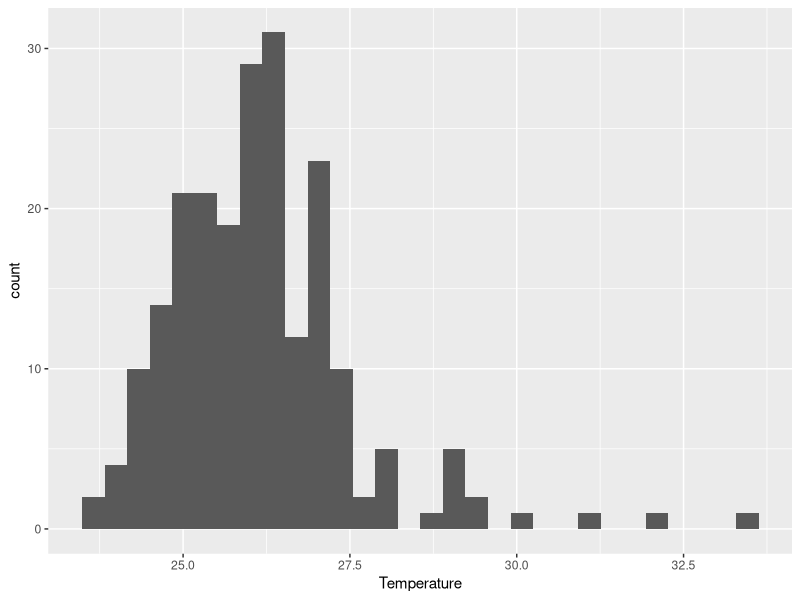
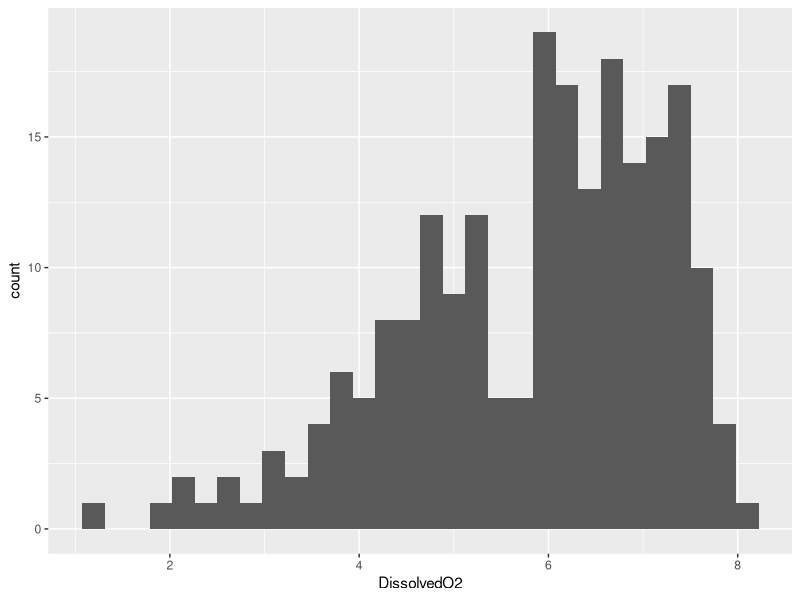
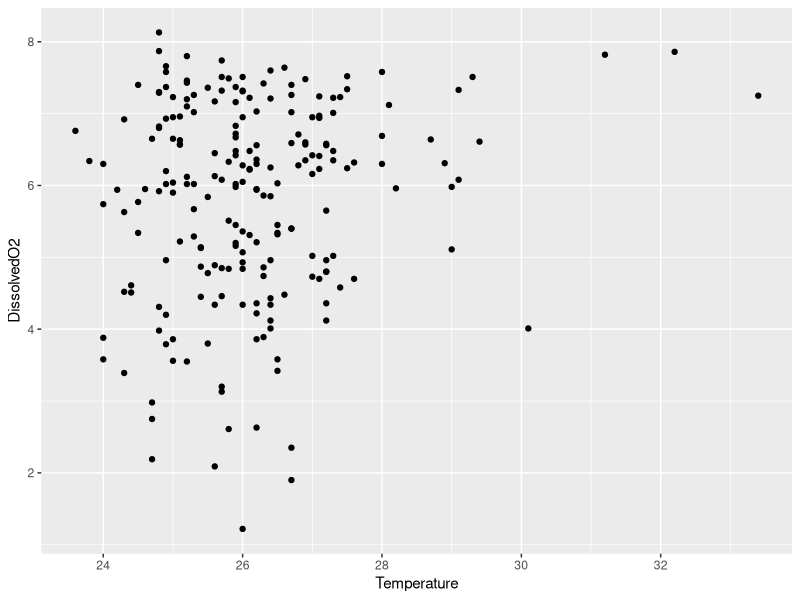
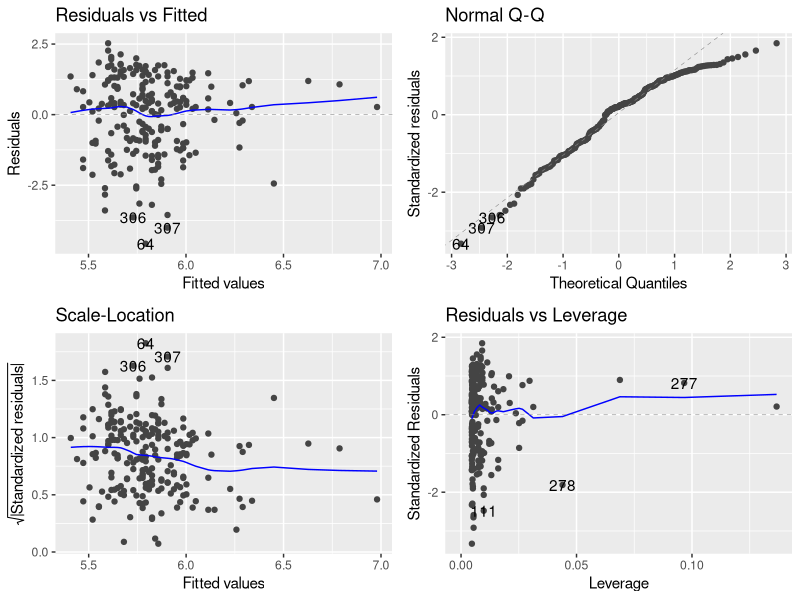
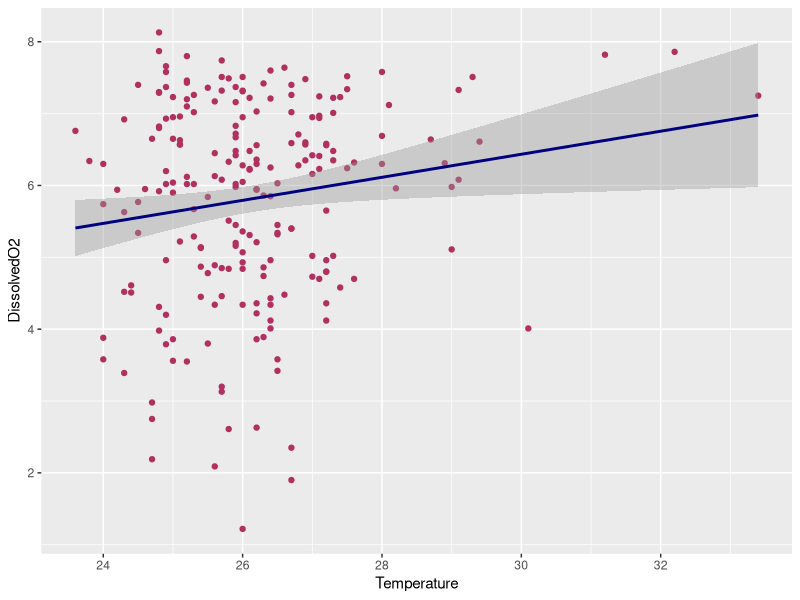
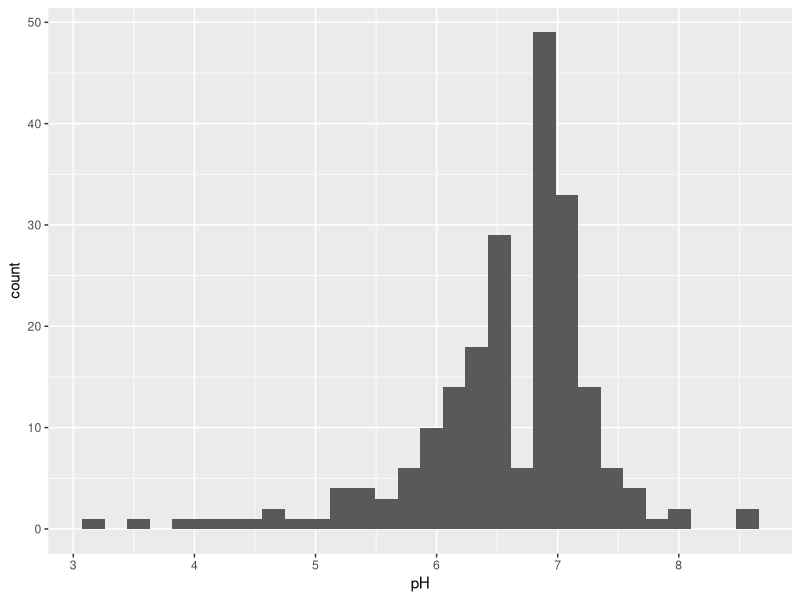
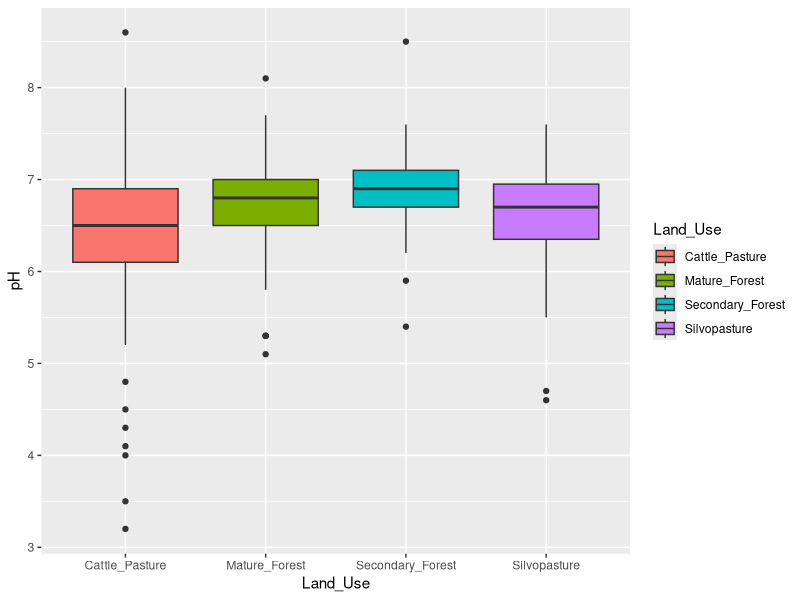
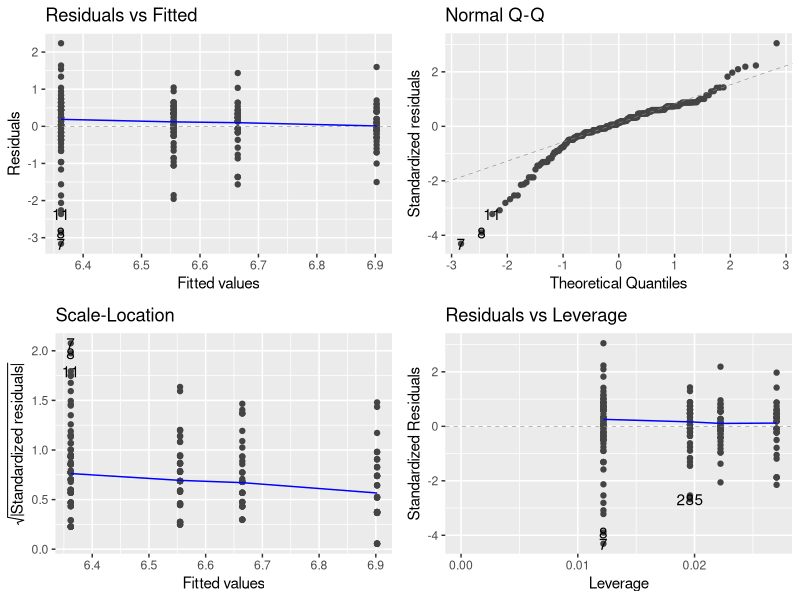

R code for these plots, in order:
## ---- chunk 1
rm(list = ls())
library(here)
library(ggfortify)
library(tidyverse)

## The here package allows for data set to be imported. ggfortify includes everything needed for producing appropriate figures for data. Tidyverse contains a variety of functions from dplyr and tidyr. 
## ---- chunk 2
Bacteria_Data <- read.csv(here("Data", "AS-Raw-Data-Indicator-bacteria-project.csv"), stringsAsFactors=TRUE)

Bacteria_Data <- na.omit(Bacteria_Data)

## na.omit() assigns itself to Bacteria_Data to remove any rows containing NA. This is necessary in tidying data for analysis, as such rows could be from lower quality samples. 
## ---- chunk 3
summary(Bacteria_Data)
## ---- chunk 4
Bacteria_Data1 <- Bacteria_Data[,13:14]

## Columns 13 and 14 are selected via indexing, as they contain values for temperature and dissolved O2.  

Bacteria_Data1 <- na.omit(Bacteria_Data1)

## na.omit must be used when creating any new data set. 
## ---- chunk 5

ggplot(Bacteria_Data1, aes(x=Temperature)) +
  geom_histogram()

ggplot(Bacteria_Data1, aes(x=DissolvedO2)) +
  geom_histogram()


## ---- chunk 6
ggplot(Bacteria_Data1, aes(x=Temperature, y=DissolvedO2)) +
  geom_point()
## ---- chunk 7
Temp_O2 <- lm(DissolvedO2 ~ Temperature, data=Bacteria_Data1) 

summary(Temp_O2) 
## ---- chunk 8
autoplot(Temp_O2)
## ---- chunk 9
ggplot(Bacteria_Data1, aes(x=Temperature, y=DissolvedO2)) +
  geom_point(colour="maroon") +
  geom_smooth(method = 'lm', colour="navy") 

## geom_smooth with 'lm' creates a linear model of the data. This additional feature also depicts a weak positive trend in points. 
## ---- chunk 10
Bacteria_Data2 <- Bacteria_Data[c(2, 10)]

Bacteria_Data2 <- na.omit(Bacteria_Data2)
## ---- chunk 11
ggplot(Bacteria_Data2, aes(x=pH)) +
  geom_histogram()

## ---- chunk 12
ggplot(Bacteria_Data2, aes(x = Land_Use, y = pH, fill=Land_Use)) + 
  geom_boxplot() 

## Land_Use will be my x-axis, as it is categorical. Points should be plotted above each site from the y-axis. 
## ---- chunk 13
Land_pH <- lm(pH ~ Land_Use, data=Bacteria_Data2)
## ---- chunk 14
autoplot(Land_pH)
## ---- chunk 15
anova(Land_pH)
## ---- chunk 16
library(multcompView)

Bacteria_Data2aov <- aov(pH ~ Land_Use, data=Bacteria_Data2)

## Anova test performed on solely Land_Use. This tells us that coliform count differs significantly between all sites, but a Tukey test will demonstrate significance between locations. 

summary(Bacteria_Data2aov)

Bacteria_Data2Tukey <- TukeyHSD(Bacteria_Data2aov, conf.level=.95) 

##Tukey test performed--set to a variable. 

Bacteria_Data2Tk <- group_by(Bacteria_Data2, Land_Use) %>%
  summarise(mean=mean(pH), quant = quantile(pH, probs = 0.75)) %>%
  arrange(desc(mean))

##Statistics regarding mean and quartiles made into a table, which is then used to create letters on our boxplot. 

Bacteria_Data2cld <- multcompLetters4(Bacteria_Data2aov, Bacteria_Data2Tukey)
Bacteria_Data2cld <- as.data.frame.list(Bacteria_Data2cld$Land_Use)
Bacteria_Data2Tk$Bacteria_Data2cld <- Bacteria_Data2cld$Letters

## Letters assigned to different levels of Land_Use on table (A, B, AB).

print(Bacteria_Data2cld)

ggplot(Bacteria_Data2, aes(Land_Use, pH)) +
  geom_boxplot(aes(fill=Land_Use)) +
  xlab("Land Use") +
  ylab("pH") +
  theme(panel.grid.major = element_blank(), panel.grid.minor = element_blank()) +
   geom_text(data = Bacteria_Data2Tk, aes(x = Land_Use, y = quant, label = Bacteria_Data2cld), size = 5, vjust=-1, hjust =-1)

##Box-plot created and formatted. Letters must be raised and increased in size once set on plot. Label of geom_text is assigned data regarding letter assignments on table.
## ---- chunk 17
Bacteria_Data3 <- Bacteria_Data[c(2, 8)] 

Bacteria_Data3 <- na.omit(Bacteria_Data3)

## ---- chunk 18
ggplot(Bacteria_Data3, aes(x=Coliform_MPN)) + 
  geom_histogram()
## ---- chunk 19
ggplot(Bacteria_Data3, aes(x = Land_Use, y = Coliform_MPN, fill=Land_Use)) + 
  geom_boxplot() +
  xlab("Land Use") +
  ylab("Coliform Count (MPN)") 
## ---- chunk 20
Land_Coliform <- lm(Coliform_MPN ~ Land_Use, data=Bacteria_Data3)
## ---- chunk 21
autoplot(Land_Coliform)
## ---- chunk 22
anova(Land_Coliform)

summary(Land_Coliform)
## ---- chunk 23

library(multcompView)

Bacteria_Data3aov <- aov(Coliform_MPN ~ Land_Use, data=Bacteria_Data3)

## Anova test performed on solely Land_Use. This tells us that coliform count differs significantly between all sites, but a Tukey test will demonstrate significance between locations. 

summary(Bacteria_Data3aov)

Bacteria_Data3Tukey <- TukeyHSD(Bacteria_Data3aov, conf.level=.95) 

##Tukey test performed--set to a variable. 

Bacteria_Data3Tk <- group_by(Bacteria_Data3, Land_Use) %>%
  summarise(mean=mean(Coliform_MPN), quant = quantile(Coliform_MPN, probs = 0.75)) %>%
  arrange(desc(mean))

##Statistics regarding mean and quartiles made into a table, which is then used to create letters on our boxplot. 

Bacteria_Data3cld <- multcompLetters4(Bacteria_Data3aov, Bacteria_Data3Tukey)
Bacteria_Data3cld <- as.data.frame.list(Bacteria_Data3cld$Land_Use)
Bacteria_Data3Tk$Bacteria_Data3cld <- Bacteria_Data3cld$Letters

## Letters assigned to different levels of Land_Use on table (A, B, AB).

print(Bacteria_Data3cld)

ggplot(Bacteria_Data3, aes(Land_Use, Coliform_MPN)) +
  geom_boxplot(aes(fill=Land_Use)) +
  xlab("Land Use") +
  ylab("Coliform Count (MPN)") +
  theme(panel.grid.major = element_blank(), panel.grid.minor = element_blank()) +
   geom_text(data = Bacteria_Data3Tk, aes(x = Land_Use, y = quant, label = Bacteria_Data3cld), size = 5, vjust=-1, hjust =-1)

##Box-plot created and formatted. Letters must be raised and increased in size once set on plot. Label of geom_text is assigned data regarding letter assignments on table. 

## ---- chunk 24
Bacteria_Data4 <- Bacteria_Data[c(2, 8, 10:11, 13:14)]

na.omit(Bacteria_Data4)
## ---- chunk 25
ggplot(Bacteria_Data4, aes(x=Conductivity)) +
  geom_histogram()

## ---- chunk 26
Bacteria_Data4aov <- aov(Coliform_MPN ~ pH + Temperature + DissolvedO2 +Conductivity + Land_Use, data=Bacteria_Data4)

summary(Bacteria_Data4aov)
